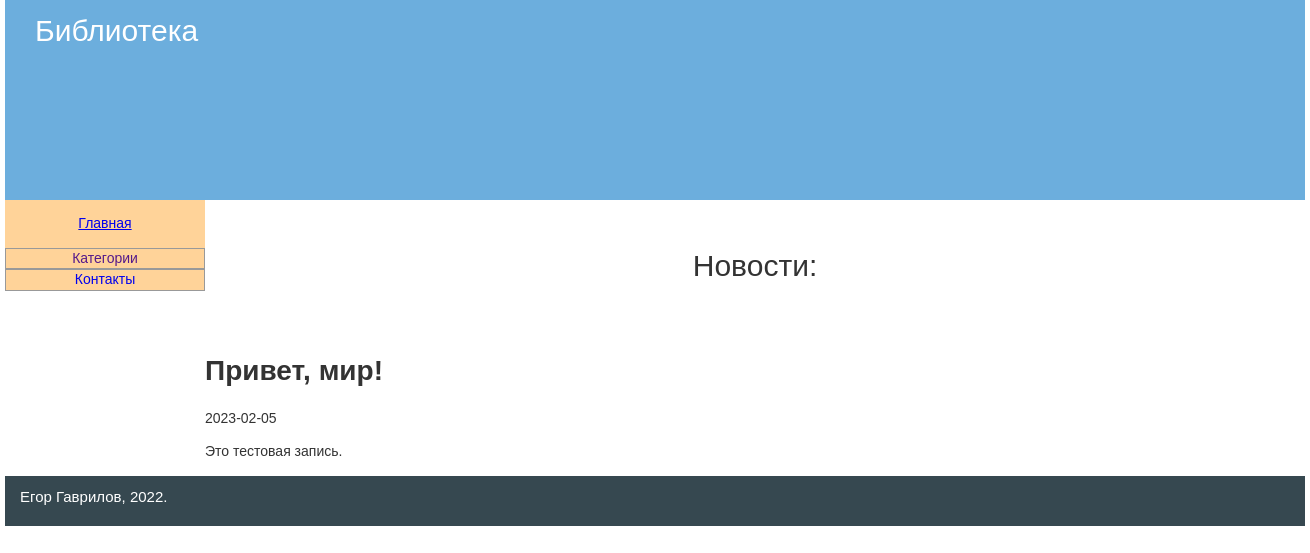
Before: / with the older database file.
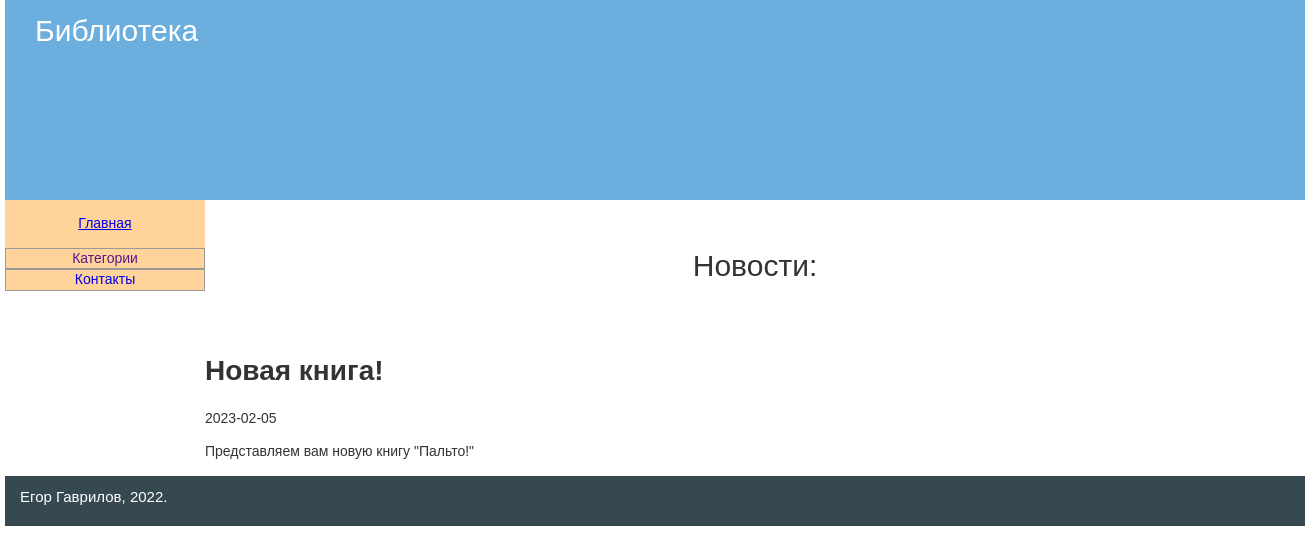
After: the same page with the newer database file.
### tables this page shows
CREATE TABLE `news` (
  `id` int(11) NOT NULL,
  `name` text NOT NULL,
  `text` text NOT NULL,
  `date` date NOT NULL DEFAULT current_timestamp()
);

### index.php (called while the page is built)
<?php
include "components/header.php";
include "components/contents/main.php";
include "components/sidebar.php";
include "components/footer.php";

### components/contents/main.php (the view)
<div class="container clearfix">
    <main class="content">
        <p style="text-align: center; font-size: 30px; margin: 0; padding: 1.5em 0;">Новости:</p>
        <?php
        $str_out_news = "SELECT * FROM `news`";
        $run_out_news = mysqli_query($connect, $str_out_news);
        while ($out_news = mysqli_fetch_array($run_out_news)) {
            echo "
                                <h1>$out_news[name]</h1>
                                <p>$out_news[date]</p>
                                <p>$out_news[text]</p>
                            ";
        }
        ?>
    </main>

### components/header.php (shortened to what this page needs)
<!DOCTYPE html>
<html lang="ru">
<head>
    <link rel="stylesheet" href="/css/style.css">
</head>
<body>
    <div class="content-wrapper">
        <header class="header">
            <p style="font-size: 30px; margin: 0; padding: 10px 1em;">Библиотека</p>
        </header>

### components/sidebar.php (shortened to what this page needs)
    <aside class="sidebar sidebar1">
        <p style="text-align: center;"><a href="/">Главная</a></p>
        <div class="nav">
            <ul class="topmenu">
                <li><a href="">Категории</a>
                </li>
                <li>
                    <a href="contacts.php">Контакты</a>
                </li>
            </ul>
        </div>
    </aside>
</div>

### components/footer.php
        <footer class="footer">
            <p style="font-size: 15px; margin: 0; padding: 10px 1em;">Егор Гаврилов, 2022.</p>
        </footer>
    </div>
</body>
</html>

### css/style.css (style rules this page uses)
html { line-height: 1.15; -webkit-text-size-adjust: 100%; }
body { margin: 0; }
main { display: block; }
h1 { font-size: 2em; margin: 0.67em 0; }
a { background-color: transparent; }
* { -webkit-box-sizing: border-box; -moz-box-sizing: border-box; box-sizing: border-box; }
.clearfix:after { content: ""; display:block; clear: both; }
html, body { margin: 0; padding: 0; font-family: Arial,sans-serif; font-size: 14px; line-height: 1.4; color: #333; background-color: #fff; }
.header { height: 200px; background: #6CAEDD; color: #fff; }
.footer { height: 50px; background: #364850; color: #fff; }
.content-wrapper { margin: 0 auto; width: 1300px; }
.content { width: 100%; float: left; padding-left: 200px; }
.sidebar { background: #FFD399; float: left; position: relative; margin-left: -100%; }
.sidebar1 { width: 200px; }
.nav { text-align: center; }
.nav a { text-decoration: none; display: block; transition: .5s linear; }
.nav ul { list-style: none; margin: 0; padding: 0; }
.topmenu > li { display: block; position: relative; }
.topmenu > li > a { border: 1px solid #999; }

Changed rows visible on the page:
removed news: name "Привет, мир!", date "2023-02-05", text "Это тестовая запись."
added news: name "Новая книга!", date "2023-02-05", text "Представляем вам новую книгу \"Пальто!\""
